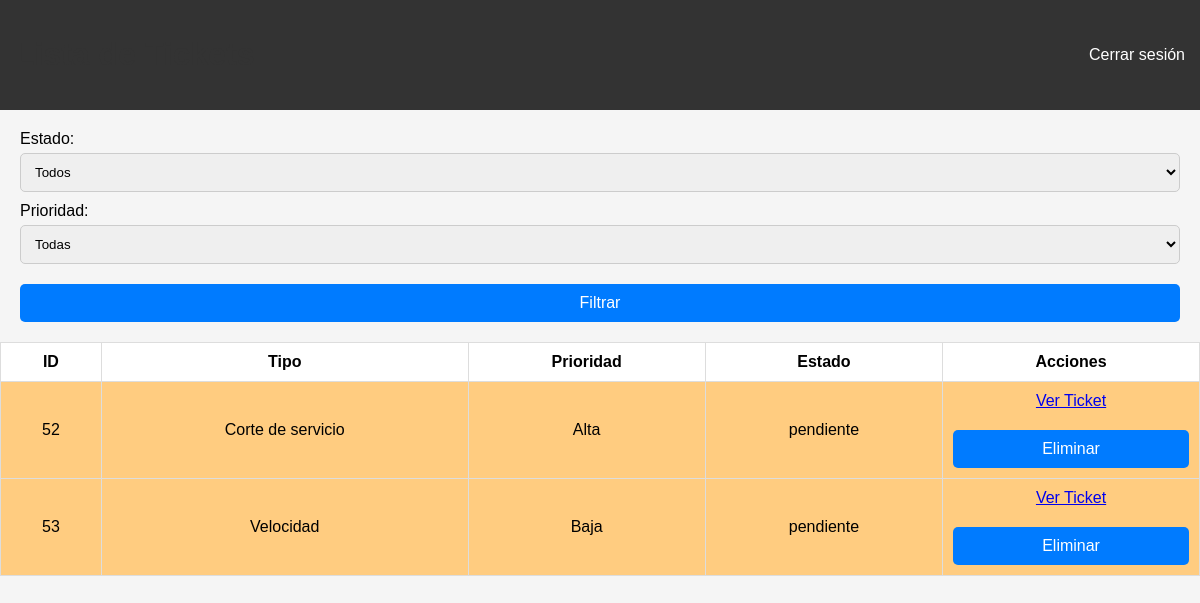
The app's page /tickets (signed in), older data.
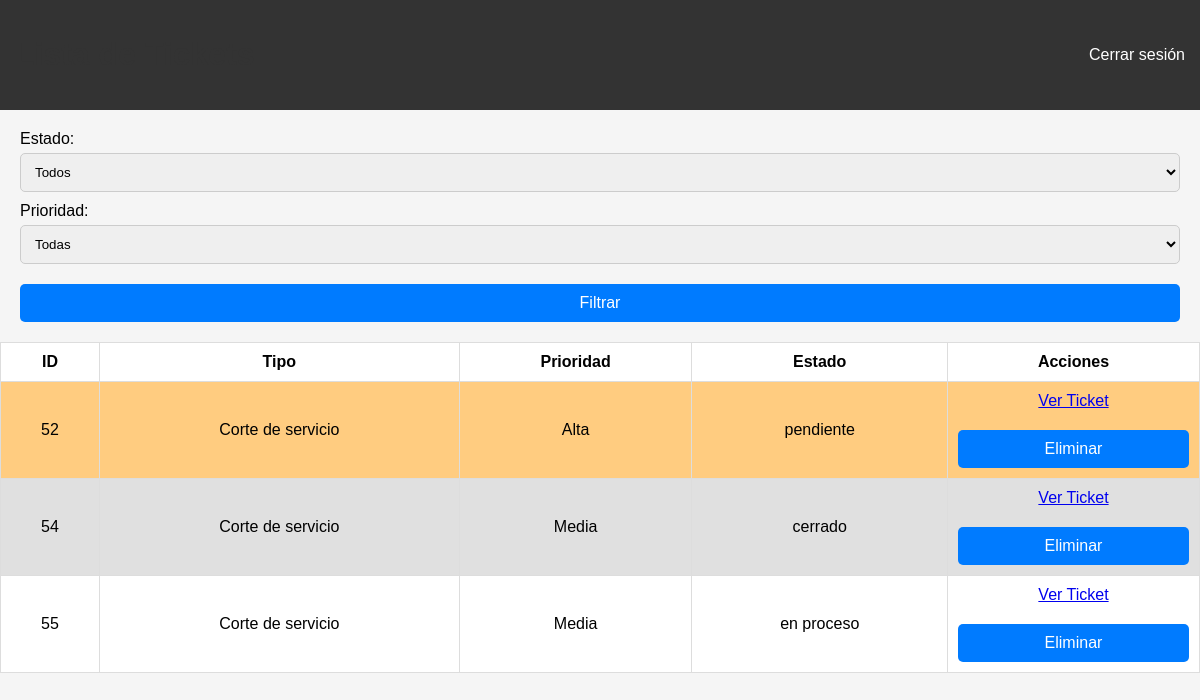
The same page, newer data.
### tables this page shows
CREATE TABLE tickets (
    id INTEGER PRIMARY KEY AUTOINCREMENT,
    tipo TEXT NOT NULL,
    descripcion TEXT NOT NULL,
    prioridad TEXT NOT NULL,
    fecha_creacion DATETIME DEFAULT CURRENT_TIMESTAMP,
    usuario_creador TEXT NOT NULL,
    notas TEXT,
    archivo TEXT
, usuario_asignado TEXT, estado TEXT DEFAULT 'pendiente');

### app.py (the view)
@app.route('/tickets')
@login_required
def tickets():
    estado = request.args.get('estado')
    prioridad = request.args.get('prioridad')
    query = 'SELECT * FROM tickets WHERE 1=1'
    params = []
    if estado in ['pendiente', 'en proceso', 'cerrado']:
        query += ' AND estado = ?'
        params.append(estado)
    if prioridad in ['Baja', 'Media', 'Alta']:
        query += ' AND prioridad = ?'
        params.append(prioridad)
    conn = get_db_connection()
    tickets = conn.execute(query, params).fetchall()
    conn.close()
    return render_template('tickets.html', tickets=tickets, estado=estado, prioridad=prioridad)

### app.py (called while the page is built)
def get_db_connection():
    conn = sqlite3.connect('database.db', timeout=10)  # Espera hasta 10 segundos si la base de datos está bloqueada
    conn.row_factory = sqlite3.Row
    return conn

@login_manager.user_loader
def load_user(user_id):
    conn = get_db_connection()
    user = conn.execute('SELECT * FROM users WHERE id = ?', (user_id,)).fetchone()
    conn.close()
    if user:
        return User(id=user['id'], username=user['username'], role=user['role'])
    return None

### templates/tickets.html (shortened to what this page needs)
<!DOCTYPE html>
<html lang="es">
<head>
    <link rel="stylesheet" href="/static/styles.css">
</head>
<body>
    <header>
        <h1>Lista de Tickets</h1>
        <nav>
            <a href="/logout">Cerrar sesión</a>
        </nav>
    </header>
    <main>
        <form action="/tickets" method="GET" class="filters">
            <label for="estado">Estado:</label>
            <select name="estado" id="estado">
                <option value="">Todos</option>
            </select>
            <label for="prioridad">Prioridad:</label>
            <select name="prioridad" id="prioridad">
                <option value="">Todas</option>
            </select>
            <button type="submit">Filtrar</button>
        </form>
        <table class="tickets-table">
            <thead>
                <tr>
                    <th>ID</th>
                    <th>Tipo</th>
                    <th>Prioridad</th>
                    <th>Estado</th>
                    <th>Acciones</th>
                </tr>
            </thead>
            <tbody>
                {% for ticket in tickets %}
                <tr class="ticket-row {{ ticket.estado | lower }} {{ ticket.prioridad | lower }}">
                    <td>{{ ticket.id }}</td>
                    <td>{{ ticket.tipo }}</td>
                    <td>{{ ticket.prioridad }}</td>
                    <td class="estado">{{ ticket.estado }}</td>
                    <td>
                        <a href="{{ url_for('view_ticket', id=ticket.id) }}">Ver Ticket</a>
                        {% if current_user.role == 'usittel' %}
                        <form action="/delete-ticket/{{ ticket.id }}" method="POST" onsubmit="return confirmarAccion('¿Seguro que quieres eliminar este ticket?')">
                            <button type="submit">Eliminar</button>
                        </form>
                        {% endif %}
                    </td>
                </tr>
                {% endfor %}
            </tbody>
        </table>
    </main>
</body>
</html>

### static/styles.css (style rules this page uses)
body { font-family: Arial, sans-serif; margin: 0; padding: 0; background-color: #f5f5f5; }
header { background-color: #333; color: white; padding: 15px; display: flex; justify-content: space-between; align-items: center; }
header nav a { color: white; text-decoration: none; margin-left: 15px; }
.filters { margin: 20px; }
.tickets-table { width: 100%; border-collapse: collapse; margin: 20px auto; background: white; }
.tickets-table th, .tickets-table td { padding: 10px; border: 1px solid #ddd; text-align: center; }
.ticket-row.pendiente { background-color: #ffcc80; }
.ticket-row.cerrado { background-color: #e0e0e0; }
h1 { color: #333; }
label { display: block; text-align: left; margin-top: 10px; }
input, select { width: 100%; padding: 10px; margin-top: 5px; border: 1px solid #ccc; border-radius: 5px; }
button { width: 100%; background: #007bff; color: white; border: none; padding: 10px; margin-top: 20px; border-radius: 5px; cursor: pointer; font-size: 16px; }

Row changes from the older to the newer data that the page shows:
removed tickets: id "53", tipo "Velocidad", prioridad "Baja", estado "pendiente"
added tickets: id "54", tipo "Corte de servicio", prioridad "Media", estado "cerrado"
added tickets: id "55", tipo "Corte de servicio", prioridad "Media", estado "en proceso"
